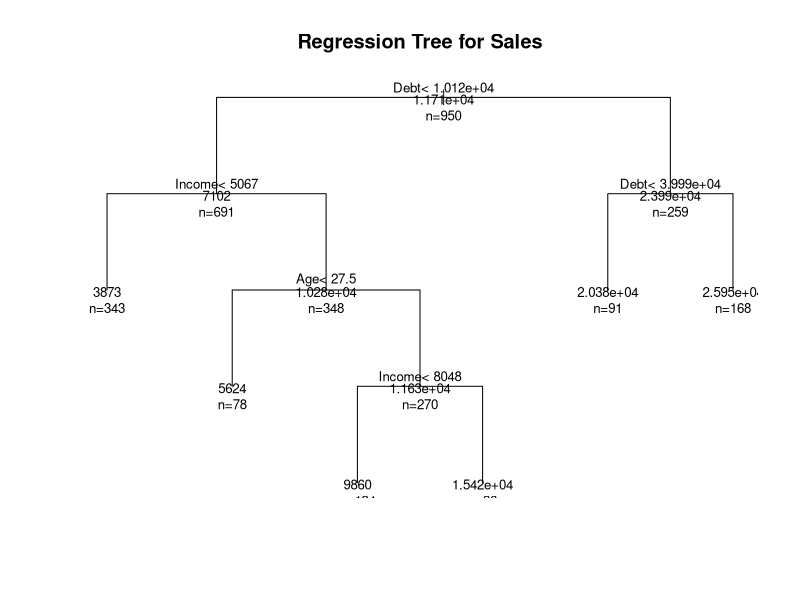
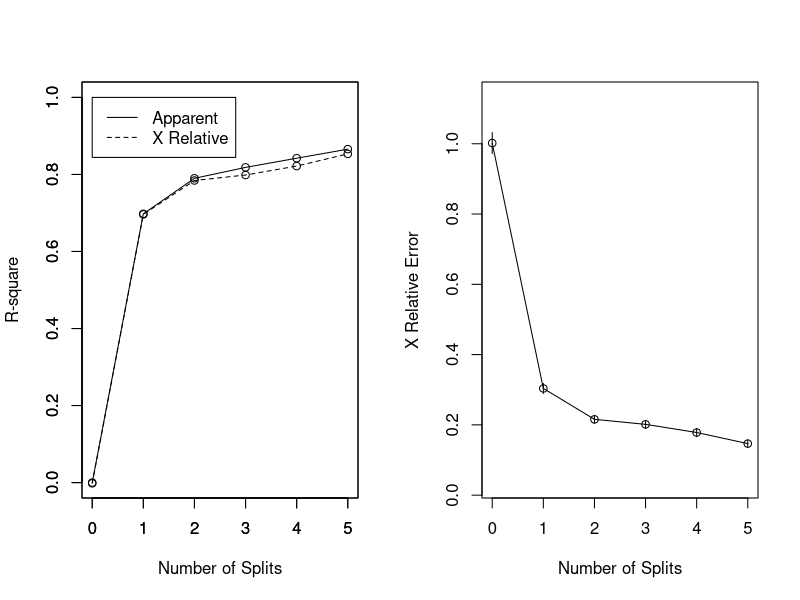

Write the R code that produced these figures, in order.

library(rpart)

cars <- read.csv("cars.csv")

#Create training and test data
train <- cars[1:950, ] # training data
test <- cars[951:963, ] # test data


#Generating the decision tree model
regtree <- rpart(CarSales ~ ., method = "anova", data = train)

summary(regtree)

#Plotting the regression tree
plot(regtree, uniform=TRUE, main="Regression Tree for Sales")
text(regtree, use.n=TRUE, all=TRUE, cex=.8)

#View the regression tree parameters
printcp(regtree)

#View the cross-validation error for each split
par(mfrow=c(1,2)) 
rsq.rpart(regtree) 
#Left chart chows R2 improving as splits increase & right chart shows xerror(cross validation error)
#decreases with each split

#Predicting the outcome
predict(regtree, test, method="anova")